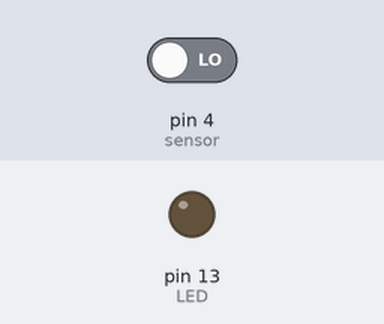
Bench run of a sketch on a simulated Arduino Uno, built with avr-gcc and run on an emulated ATmega328P. Shown: output pins drawn as LEDs (lit = HIGH). Inputs (shaded band) come from the test bench; at power-on: pin 4 (sensor) LOW.

Above: at 1.2 s.
1.3 s: pin 4 (sensor) driven HIGH
At 2.2 s:
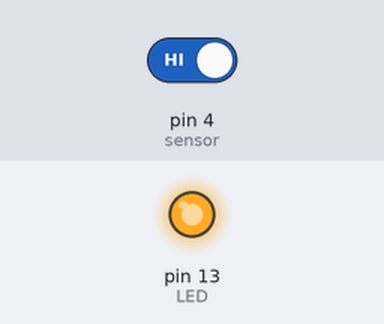
Timing chart, 0 to 4.3 s (numbered marks = the images above; inputs shaded):
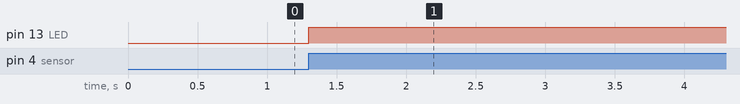

The sketch:

DigitalReadWithOutputdevice.ino
```cpp
void setup()
{
  pinMode(13,OUTPUT); // LED == output device
  pinMode(4, INPUT);// sensor == input device
}
void loop()
{
  int motion = 0; // motion ==0
  motion =digitalRead(4); // whatever you are receiving from sensor
  if(motion==1)
  {
    digitalWrite(13, HIGH);
    delay(5000);
    digitalWrite(13, LOW);
  }
  else{
    digitalWrite(13, LOW);
  }
}
```

Measured:
- after the input at 1.3 s, pin 13 (LED): LOW → HIGH at once
